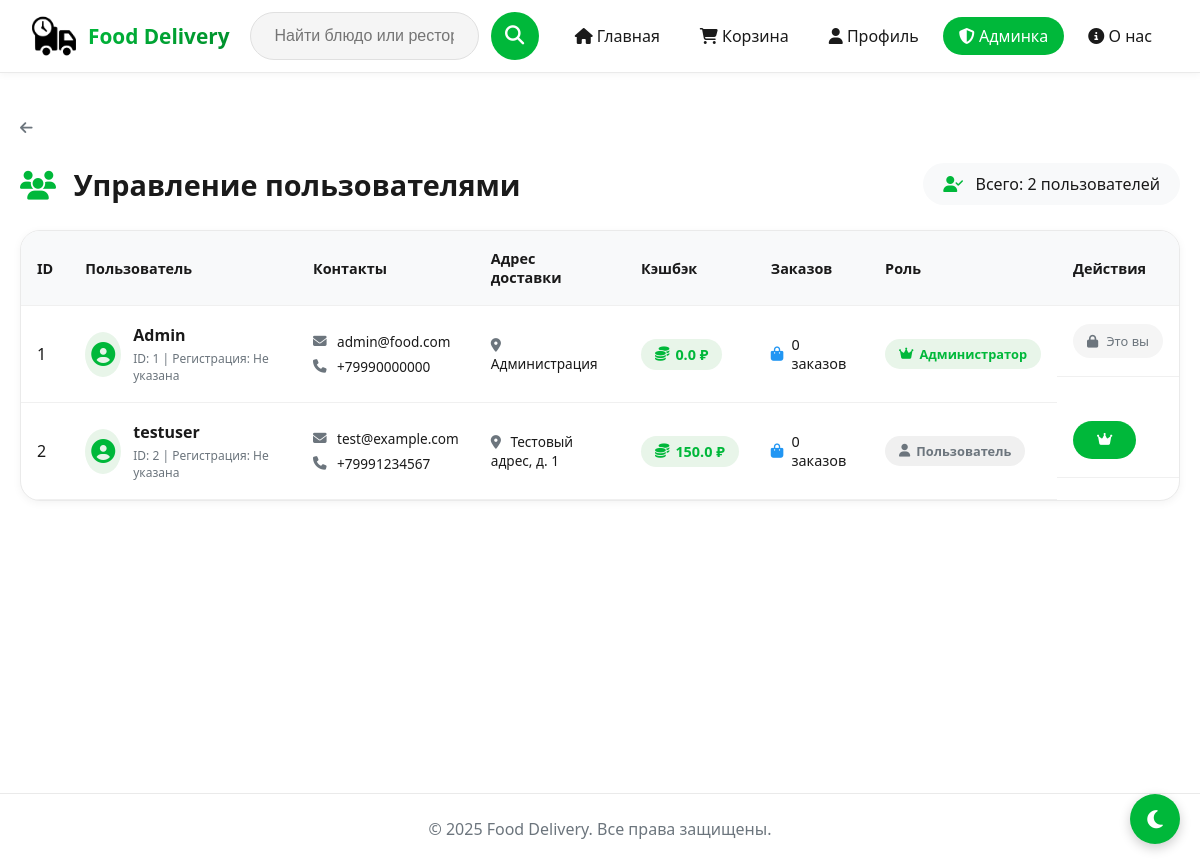
/admin/users (signed in), run on an earlier commit of the app's database.
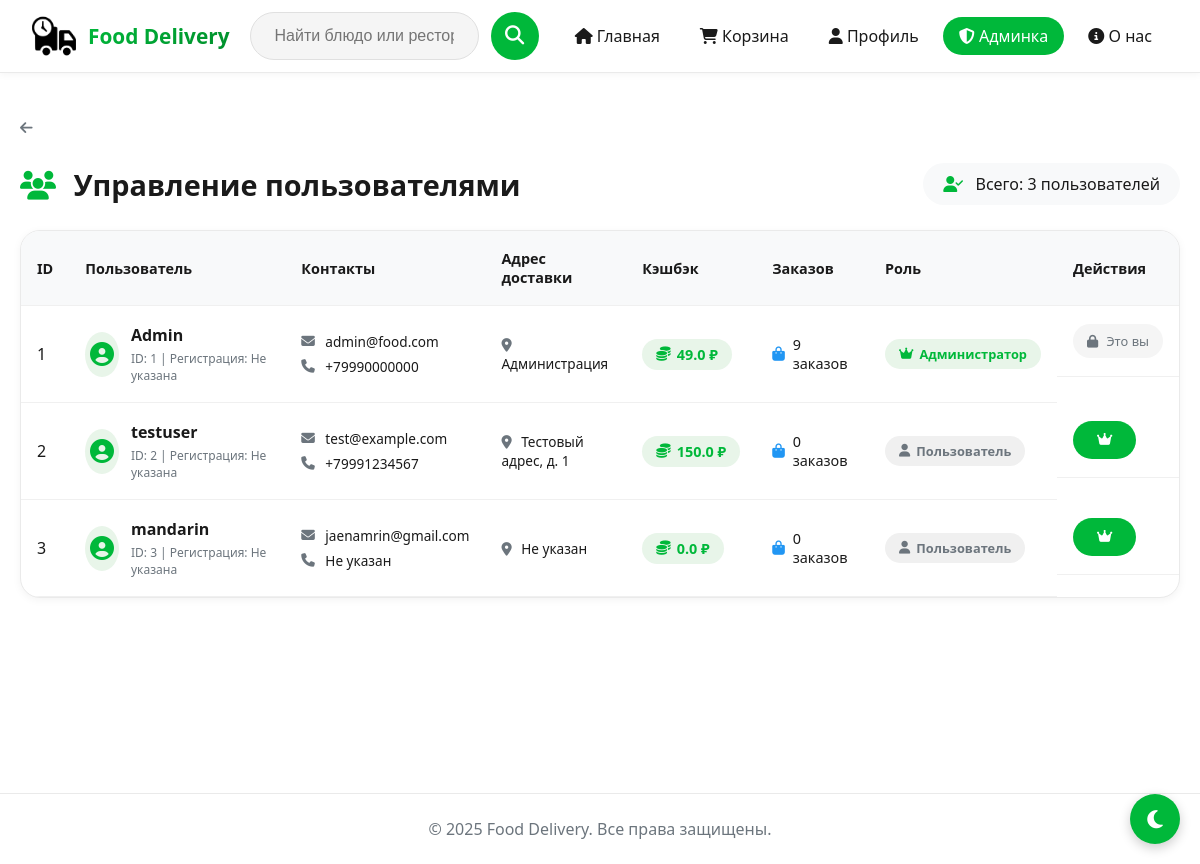
And on a later commit of the database.
### models.py (models this page shows, shortened)
class User(UserMixin, db.Model):
    __tablename__ = 'user'
    __table_args__ = {'extend_existing': True}
    id = db.Column(db.Integer, primary_key=True)
    username = db.Column(db.String(64), unique=True, nullable=False, index=True)
    email = db.Column(db.String(120), unique=True, nullable=False, index=True)
    password_hash = db.Column(db.String(128), nullable=False)
    phone = db.Column(db.String(30))
    address = db.Column(db.String(255))
    cashback_balance = db.Column(db.Float, default=0.0)
    is_admin = db.Column(db.Boolean, default=False)
    orders = db.relationship('Order', back_populates='user', cascade='all, delete-orphan')

### routes.py (the view)
@main_bp.route('/admin/users')
@login_required
@admin_required
def admin_users():
    users = User.query.all()
    return render_template('admin/admin_users.html', users=users)

### app.py (called while the page is built)
@login_manager.user_loader
def load_user(user_id):
    return User.query.get(int(user_id))

### routes.py (called while the page is built)
def admin_required(f):
    @wraps(f)
    def decorated_function(*args, **kwargs):
        if not current_user.is_authenticated or not current_user.is_admin:
            flash('Доступ запрещен. Требуются права администратора.', 'error')
            return redirect(url_for('main.index'))
        return f(*args, **kwargs)
    return decorated_function

### templates/admin/admin_users.html (shortened to what the changed rows need)
{% extends "base.html" %}
{% block content %}
<div class="admin-section">
    <div class="admin-header">
        <h1><i class="fas fa-users"></i> Управление пользователями</h1>
        <div class="stats-badge">
            <i class="fas fa-user-check"></i> Всего: {{ users|length }} пользователей
        </div>
    </div>
    <div class="admin-table-wrapper">
        <table class="admin-table">
            <thead>
                <tr>
                    <th>ID</th>
                    <th>Пользователь</th>
                    <th>Контакты</th>
                    <th>Адрес доставки</th>
                    <th>Кэшбэк</th>
                    <th>Заказов</th>
                    <th>Роль</th>
                    <th>Действия</th>
                </tr>
            </thead>
            <tbody>
                {% for user in users %}
                <tr>
                    <td>{{ user.id }}</td>
                    <td>
                        <div class="user-info">
                            <div class="user-avatar">
                                <i class="fas fa-user-circle"></i>
                            </div>
                            <div class="user-details">
                                <div class="user-name">{{ user.username }}</div>
                                <div class="user-meta">ID: {{ user.id }} | Регистрация: {{ user.created_at.strftime('%d.%m.%Y') if user.created_at else 'Не указана' }}</div>
                            </div>
                        </div>
                    </td>
                    <td>
                        <div class="contact-item"><i class="fas fa-envelope"></i> {{ user.email }}</div>
                        <div class="contact-item"><i class="fas fa-phone"></i> {{ user.phone or 'Не указан' }}</div>
                    </td>
                    <td class="address-cell">
                        <i class="fas fa-map-marker-alt"></i> {{ user.address or 'Не указан' }}
                    </td>
                    <td>
                        <div class="cashback-badge">
                            <i class="fas fa-coins"></i> {{ user.cashback_balance|round(0) }} ₽
                        </div>
                    </td>
                    <td>
                        <div class="orders-count">
                            <i class="fas fa-shopping-bag"></i> {{ user.orders|length }} заказов
                        </div>
                    </td>
                    <td>
                        {% if user.is_admin %}
                            <span class="badge-admin"><i class="fas fa-crown"></i> Администратор</span>
                        {% else %}
                            <span class="badge-user"><i class="fas fa-user"></i> Пользователь</span>
                        {% endif %}
                    </td>
                    <td class="table-actions">
                        {% if not user.is_admin %}
                        <form method="POST" action="{{ url_for('main.admin_make_admin', user_id=user.id) }}" style="display:inline;" onsubmit="return confirm('Сделать {{ user.username }} администратором?')">
                            <button type="submit" class="btn-make-admin" title="Сделать админом">
                                <i class="fas fa-crown"></i>
                            </button>
                        </form>
                        {% else %}
                            {% if user.id != current_user.id %}
                            <form method="POST" action="{{ url_for('main.admin_remove_admin', user_id=user.id) }}" style="display:inline;" onsubmit="return confirm('Снять права администратора с {{ user.username }}?')">
                                <button type="submit" class="btn-remove-admin" title="Снять права">
                                    <i class="fas fa-user-slash"></i>
                                </button>
                            </form>
                            {% else %}
                                <span class="self-badge"><i class="fas fa-lock"></i> Это вы</span>
                            {% endif %}
                        {% endif %}
                    </td>
                </tr>
                {% endfor %}
            </tbody>
        </table>
    </div>
</div>
{% endblock %}

What changed in the data, as far as the page shows it:
changed User "Admin": cashback_balance "0.0" → "49.0"; orders|length "0" → "9"
added User: id "3", username "mandarin", created_at "Не указана", email "jaenamrin@gmail.com", phone "Не указан", address "Не указан", cashback_balance "0.0", orders|length "0", is_admin False (drawn)
Also different on the page:
{{ users|length }}: "2" → "3"
